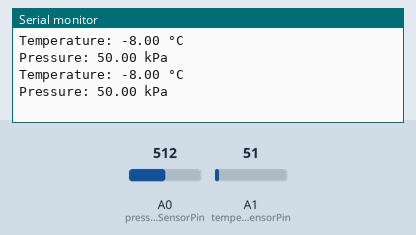
This sketch was run on a simulated Arduino Uno, built with avr-gcc and run on an emulated ATmega328P. Parts: the last lines printed to the serial monitor. The test bench sets the inputs (shaded band); at power-on: A1 (temperatureSensorPin) = 51, A0 (pressureSensorPin) = 512.

Above: at 1.8 s.
1.9 s: A1 (temperatureSensorPin) set to 71
At 2.8 s:
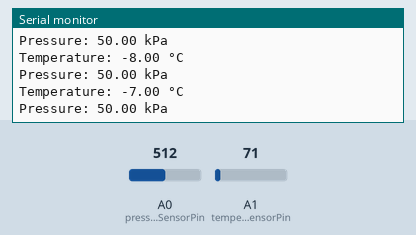
3.4 s: A0 (pressureSensorPin) set to 716
At 4.7 s:
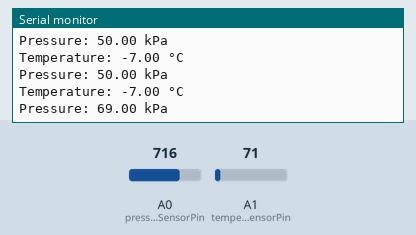
4.9 s: A1 (temperatureSensorPin) set to 86
At 5.8 s:
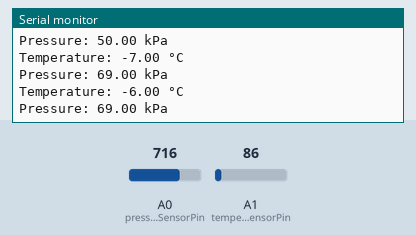
6.4 s: A0 (pressureSensorPin) set to 900
At 7.6 s:
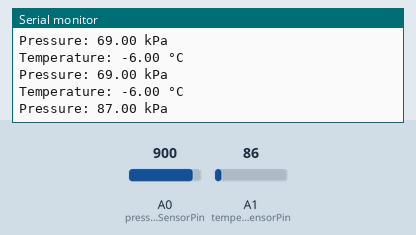
Timing chart, 0 to 8.9 s (numbered marks = the images above; inputs shaded):
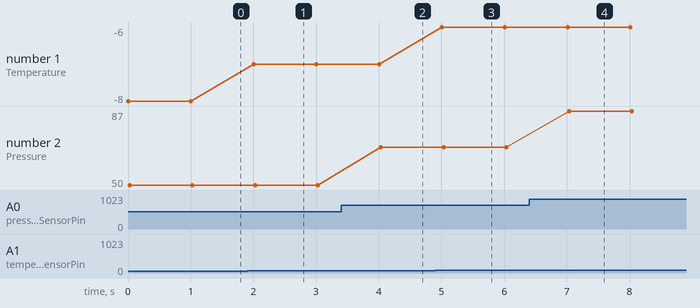

Measured:
- after the input at 1.9 s, the serial monitor: prints a new line after 0.10 s (image 1)
- after the input at 3.4 s, the serial monitor: prints a new line after 0.63 s (image 2)
- after the input at 4.9 s, the serial monitor: prints a new line after 0.11 s (image 3)
- after the input at 6.4 s, the serial monitor: prints a new line after 0.64 s (image 4)
- plotted number 1: -8 → -7 after the input at 1.9 s, -7 → -6 after the input at 4.9 s
- plotted number 2: 50 → 69 after the input at 3.4 s, 69 → 87 after the input at 6.4 s

The sketch:

sensor_readings.ino
```cpp
const int temperatureSensorPin = A1;

const int pressureSensorPin = A0;

void setup() {
  // Initialize serial communication at 9600 baud rate
  Serial.begin(9600);
}

void loop() {

  int tempSensorValue = analogRead(temperatureSensorPin);


  float temperature = map(tempSensorValue, 0, 1023, -10, 40);


  int pressureSensorValue = analogRead(pressureSensorPin);


  float pressure = map(pressureSensorValue, 0, 1023, 0, 100);
  Serial.print("Temperature: ");
  Serial.print(temperature);
  Serial.println(" °C");

  Serial.print("Pressure: ");
  Serial.print(pressure);
  Serial.println(" kPa");


  delay(1000);


}
```
